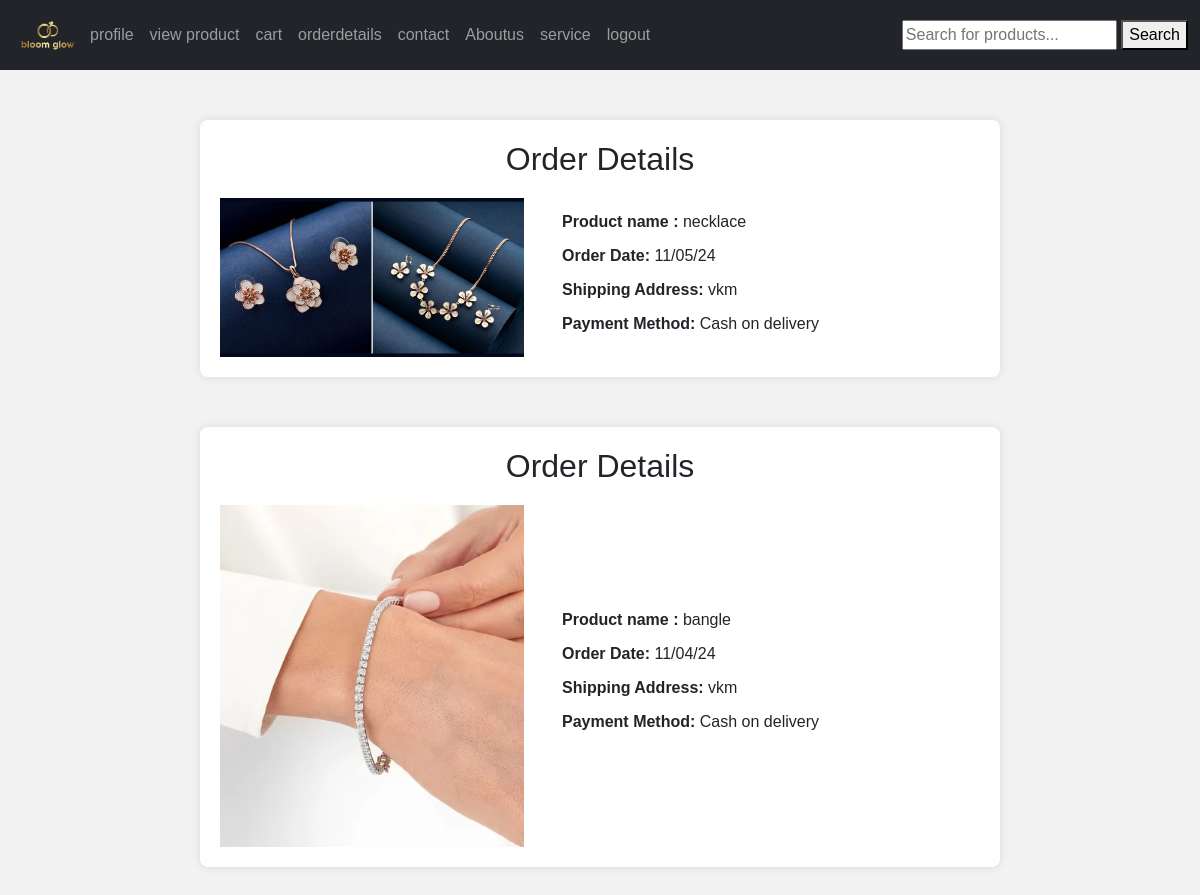
The app's page /orderdetails (signed in) with its own data.
### app/models.py (models this page shows, shortened)
class Buy(models.Model):
    product = models.ForeignKey(Product,on_delete=models.CASCADE)
    user = models.ForeignKey(Register,on_delete=models.CASCADE)
    date_of_buying = models.TextField()
    payment_status = models.BooleanField(default=False)
    quantity = models.IntegerField()
    price = models.IntegerField()
    del_boy=models.BooleanField(default=False)

class Product(models.Model):
    shop = models.ForeignKey(Shopreg,on_delete=models.CASCADE)
    name = models.TextField()
    discription = models.TextField()
    price = models.IntegerField()
    quantity = models.IntegerField()
    offerprice = models.IntegerField()
    image = models.FileField()

class Register(models.Model):
    Email = models.EmailField(unique=True)
    name = models.TextField()
    phonenumber = models.IntegerField()
    password = models.IntegerField()
    location= models.TextField()

### app/views.py (the view)
# urls.py: path('orderdetails',views.orderdetails),
def orderdetails(req):
    data=Buy.objects.filter(user=get_usr(req))
    return render(req,'user/orderdetails.html',{'data':data})

### app/views.py (called while the page is built)
def get_usr(req):
    data=Register.objects.get(Email=req.session['user'])
    return data

### template/user/orderdetails.html (shortened to what this page needs)
<!DOCTYPE html>
<html lang="en">
<head>
    <link href="https://cdn.jsdelivr.net/npm/bootstrap@5.3.3/dist/css/bootstrap.min.css" rel="stylesheet">
</head>
<body>
    <nav class="navbar navbar-expand-sm navbar-dark bg-dark">
        <div class="container-fluid">
            <a href="../userhome" class="logo">
                <img src="static/logo.png" alt="logo" width="70px">
            </a>
            <div class="collapse navbar-collapse" id="mynavbar">
                <ul class="navbar-nav me-auto">
                    <li class="nav-item">
                        <a class="nav-link" href="../profile">profile</a>
                    </li>
                    <li class="nav-item">
                        <a class="nav-link" href="../userviewproduct">view product</a>
                    </li>
                    <li class="nav-item">
                        <a class="nav-link" href="../user_view_cart">cart</a>
                    </li>
                    <li class="nav-item">
                        <a class="nav-link" href="../orderdetails">orderdetails</a>
                    </li>
                    <li class="nav-item">
                        <a class="nav-link" href="../contact">contact</a>
                    </li>
                    <li class="nav-item">
                        <a class="nav-link" href="../aboutus">Aboutus</a>
                    </li>
                    <li class="nav-item">
                        <a class="nav-link" href="../service">service</a>
                    </li>
                    <li class="nav-item">
                        <a class="nav-link" href="../logout">logout</a>
                    </li>
                </ul>
                <form method="get" action="{% url 'product_search' %}">
                    <input type="text" name="query" placeholder="Search for products...">
                    <button type="submit">Search</button>
                </form>
            </div>
        </div>
    </nav>
{% for i in data|dictsortreversed:"date_of_buying" %}
<div class="order-container">
    <h2>Order Details</h2>
    <div class="order-row">
        <div class="order-left">
            <img src="{{i.product.image.url}}" alt="Product Image" style="width:100%;">
        </div>
        <div class="order-right">
            <p><strong>Product name :</strong> {{i.product.name}}</p>
            <p><strong>Order Date:</strong> {{i.date_of_buying}}</p>
            <p><strong>Shipping Address:</strong> {{i.user.location}}</p>
            <p><strong>Payment Method:</strong> Cash on delivery</p>
        </div>
    </div>
</div>
{% endfor %}
</body>
</html>

### template/user/orderdetails.html (style rules this page uses)
body { font-family: Arial, sans-serif; margin: 0; padding: 0; background-color: #f2f2f2; }
.order-container { max-width: 800px; margin: 50px auto; background-color: #fff; padding: 20px; border-radius: 8px; box-shadow: 0 0 10px rgba(0, 0, 0, 0.1); }
.order-container h2 { text-align: center; margin-bottom: 20px; }
.order-row { display: flex; align-items: center; justify-content: space-between; }
.order-left { width: 40%; }
.order-right { width: 55%; }
.order-right p { margin-bottom: 10px; }

### records on screen
Buy: product.image (picture), product.name "necklace", date_of_buying "11/05/24", user.location "vkm"
Buy: product.image (picture), product.name "bangle", date_of_buying "11/04/24", user.location "vkm"
